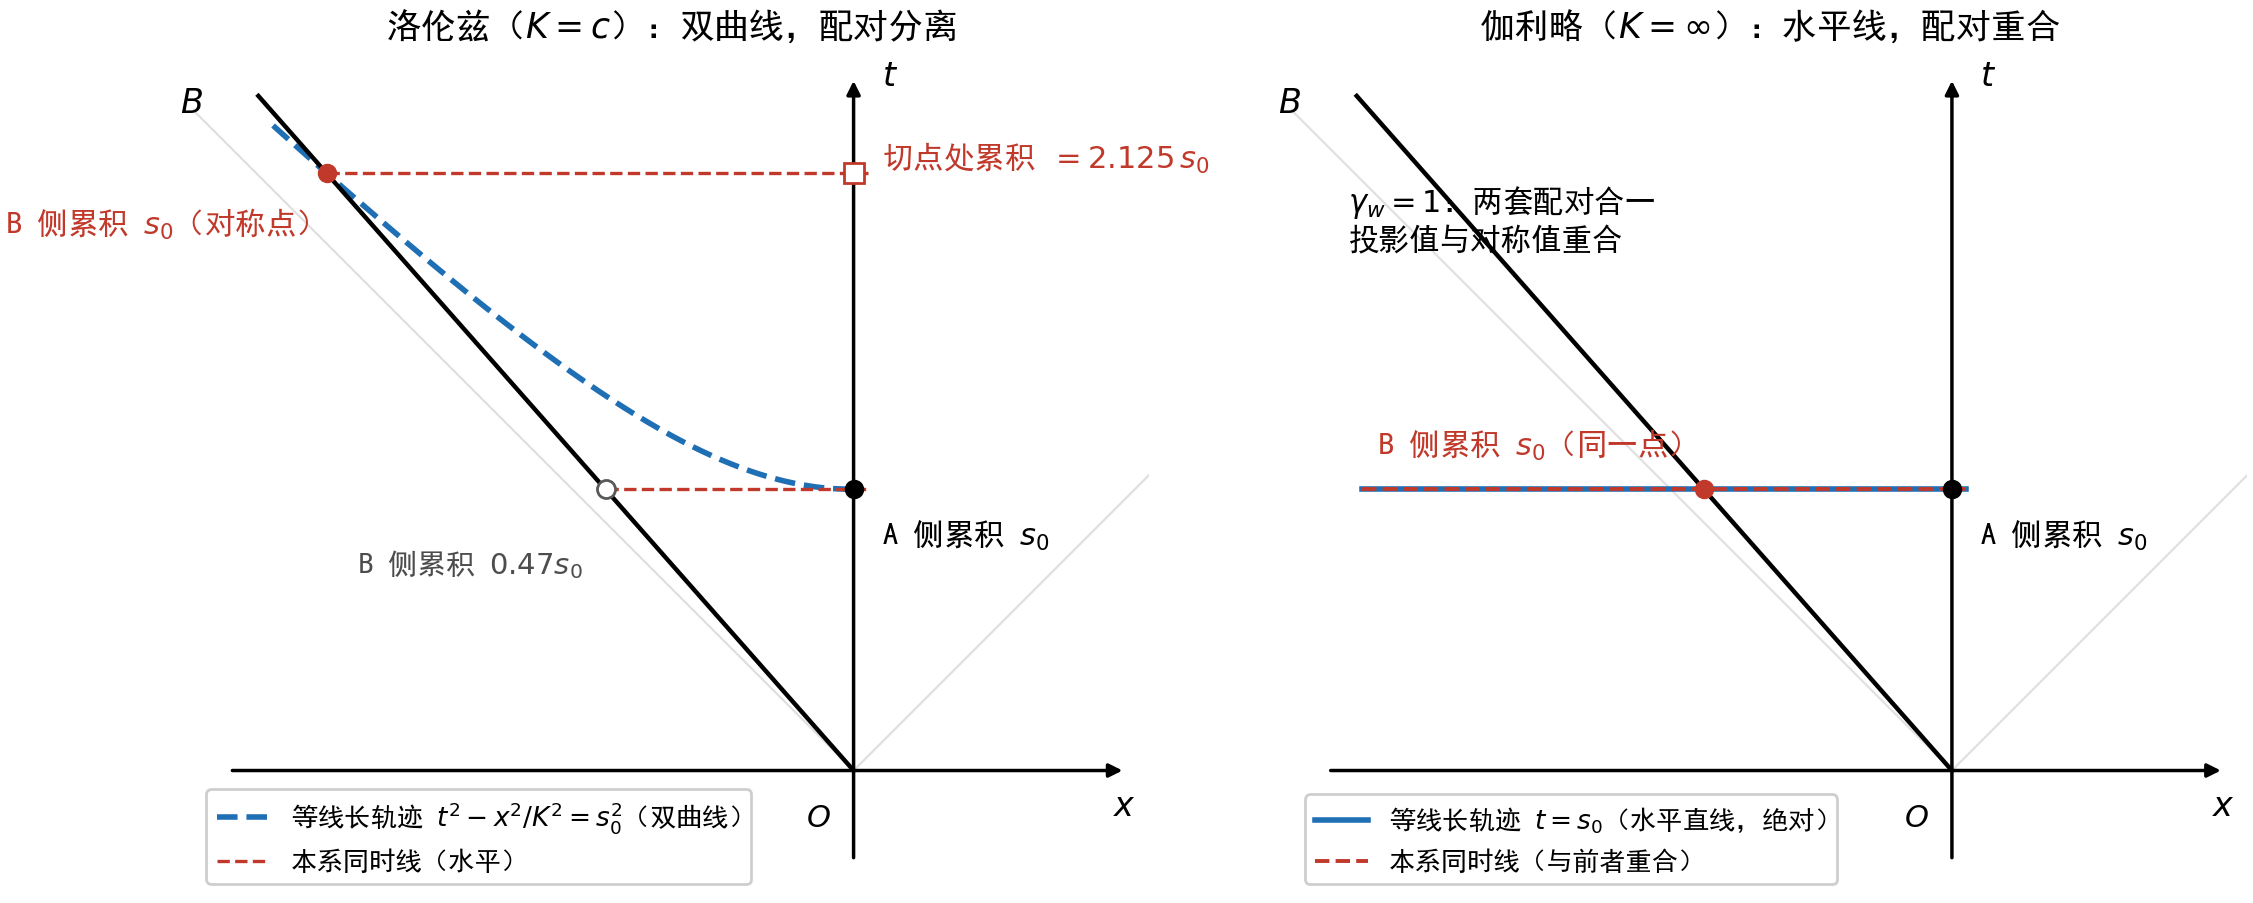

Write Python code to recreate this figure.
# -*- coding: utf-8 -*-
"""
第 13 章配图：洛伦兹（K=c）与伽利略（K=∞）的闵氏几何对照。

同一构造（A 视角，B 以 w 运动，A 读 tau）：
  等固有线长轨迹  t^2 - x^2/K^2 = s_0^2
  对称点坐标时    t = s_0 / sqrt(1 - w^2/K^2) = gamma_w * tau
K -> 无穷 时双曲线成为水平直线 t = s_0，gamma_w -> 1，各配对重合。
"""
import numpy as np
import matplotlib
matplotlib.use("Agg")
import matplotlib.pyplot as plt
import sympy as sp

# ------------------------------------------------------------------ 符号核验
K, w, tau = sp.symbols("K w tau", positive=True)
gw = 1 / sp.sqrt(1 - w ** 2 / K ** 2)
print("gamma_w(K) =", gw)
print("K->oo       =", sp.limit(gw, K, sp.oo))
print("K 扫描（w=0.8824）:")
for Kv in [sp.oo, sp.Integer(3), sp.Rational(3, 2), sp.Integer(1)]:
    print("  K=%-6s gamma_w=%.4f" % (Kv, float(gw.subs({K: Kv, w: sp.Rational(15, 17)}))))

plt.rcParams["font.sans-serif"] = ["SimHei", "Microsoft YaHei", "Arial Unicode MS"]
plt.rcParams["axes.unicode_minus"] = False

BLUE, RED = "#1f6fb5", "#c0392b"
wn = 2 * 0.6 / (1 + 0.6 ** 2)               # 0.8824（与本章 v=0.6c 一致）
gwn = (1 + 0.6 ** 2) / (1 - 0.6 ** 2)       # 2.125

fig, axes = plt.subplots(1, 2, figsize=(11.6, 5.6))


def frame(ax, title, xlim, ylim):
    ax.set_aspect("equal")
    ax.axis("off")
    ax.set_xlim(*xlim)
    ax.set_ylim(*ylim)
    ax.set_title(title, fontsize=12.5)
    ax.annotate("", xy=(0, ylim[1] * 0.97), xytext=(0, ylim[0] + 0.12),
                arrowprops=dict(arrowstyle="-|>", color="k", lw=1.25), zorder=3)
    ax.annotate("", xy=(xlim[1] * 0.93, 0), xytext=(xlim[0] + 0.12, 0),
                arrowprops=dict(arrowstyle="-|>", color="k", lw=1.25), zorder=3)
    ax.text(0.10, ylim[1] * 0.955, "$t$", fontsize=12)
    ax.text(xlim[1] * 0.88, -0.16, "$x$", fontsize=12)
    L = ylim[1]
    ax.plot([0, L], [0, L], color="0.88", lw=0.8, zorder=0)
    ax.plot([0, -L], [0, L], color="0.88", lw=0.8, zorder=0)


xlim, ylim = (-2.35, 1.05), (-0.45, 2.55)

# ============================================================ 左：洛伦兹 K=c
ax = axes[0]
frame(ax, "洛伦兹（$K=c$）：双曲线，配对分离", xlim, ylim)

tt = np.linspace(0, 2.40, 50)
ax.plot(-wn * tt, tt, "-", color="k", lw=1.6, zorder=3)
ax.text(-wn * 2.40 - 0.28, 2.34, "$B$", fontsize=12)

tt = np.linspace(1.0, 2.30, 400)
ax.plot(-np.sqrt(tt ** 2 - 1), tt, "--", color=BLUE, lw=2.0, zorder=2,
        label="等线长轨迹 $t^2-x^2/K^2=s_0^2$（双曲线）")

ax.plot([-wn * gwn, 0.05], [gwn, gwn], "--", color=RED, lw=1.2, zorder=2,
        label="本系同时线（水平）")
ax.plot([-wn, 0.05], [1.0, 1.0], "--", color=RED, lw=1.2, zorder=2)

ax.plot(0, 1, "o", color="k", ms=6, zorder=5)
ax.plot(-wn * gwn, gwn, "o", color=RED, ms=6, zorder=5)
ax.plot(0, gwn, "s", color=RED, mfc="white", mec=RED, ms=7, zorder=5)
ax.plot(-wn, 1.0, "o", mfc="white", mec="0.35", ms=6.5, zorder=5)

ax.text(0.10, 0.80, "A 侧累积 $s_0$", fontsize=11)
ax.text(0.10, 2.14, "切点处累积 $=2.125\\,s_0$", fontsize=11, color=RED)
ax.text(-wn * gwn - 0.06, gwn - 0.22, "B 侧累积 $s_0$（对称点）",
        fontsize=11, color=RED, ha="right")
ax.text(-wn - 0.08, 0.70, "B 侧累积 $0.47s_0$", fontsize=10.5,
        color="0.30", ha="right")
ax.text(-0.17, -0.20, "$O$", fontsize=11)
ax.legend(loc="lower left", fontsize=9.5, framealpha=0.96)

# ============================================================ 右：伽利略 K=∞
ax = axes[1]
frame(ax, "伽利略（$K=\\infty$）：水平线，配对重合", xlim, ylim)

tt = np.linspace(0, 2.40, 50)
ax.plot(-wn * tt, tt, "-", color="k", lw=1.6, zorder=3)
ax.text(-wn * 2.40 - 0.28, 2.34, "$B$", fontsize=12)

ax.plot([-2.1, 0.05], [1, 1], "-", color=BLUE, lw=2.0, zorder=2,
        label="等线长轨迹 $t=s_0$（水平直线，绝对）")
ax.plot([-2.1, 0.05], [1, 1], "--", color=RED, lw=1.4, zorder=3,
        label="本系同时线（与前者重合）")

ax.plot(0, 1, "o", color="k", ms=6, zorder=5)
ax.plot(-wn, 1.0, "o", color=RED, ms=6, zorder=5)

ax.text(0.10, 0.80, "A 侧累积 $s_0$", fontsize=11)
ax.text(-wn - 0.08, 1.12, "B 侧累积 $s_0$（同一点）", fontsize=11, color=RED,
        ha="right")
ax.text(-0.17, -0.20, "$O$", fontsize=11)
ax.text(-2.15, 1.85, "$\\gamma_w=1$：两套配对合一\n投影值与对称值重合",
        fontsize=11)
ax.legend(loc="lower left", fontsize=9.5, framealpha=0.96)

plt.tight_layout()
# bbox_inches="tight" 裁掉 tight_layout 仍在画布四周（尤其下方）留下的
# 白边；否则图与题注之间会出现一段明显空隙。
plt.savefig("twins-galilean-compare.png", dpi=200, facecolor="white",
            bbox_inches="tight", pad_inches=0.03)
print("saved twins-galilean-compare.png")
